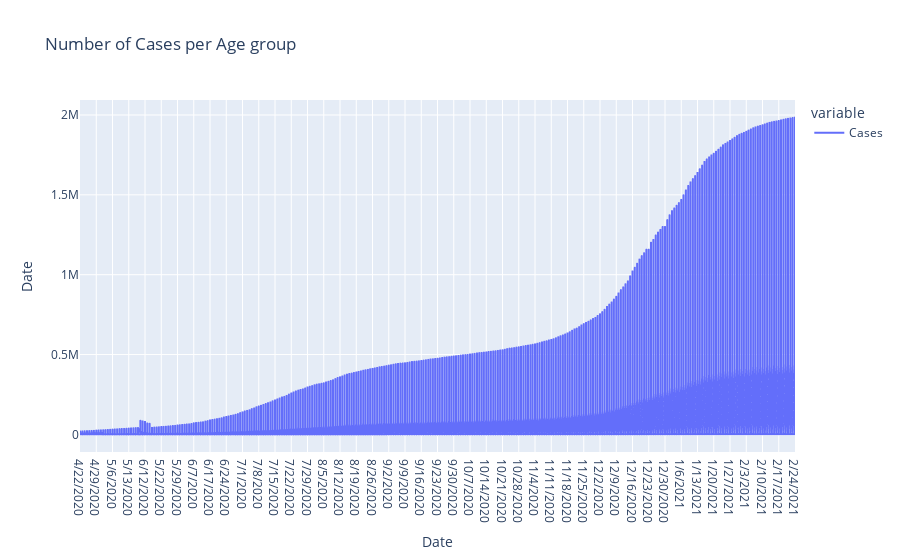

Source (notebook cell):
### Code cell
fig = px.line(age_test.set_index('Date'), 
             labels={'index':'Cases','value': 'Date'},
             title='Number of Cases per Age group')
fig.show()

### Figure 1 — Plotly figure (JSON) as saved in the notebook; plotly's stock layout.template omitted (floating-point values rounded to 4 significant figures; data arrays with more than 128 entries replaced by an {"elided": "..."} marker saying what was removed)
{"data": [{"hovertemplate": "variable=Cases<br>Date=%{y}<extra></extra>", "legendgroup": "Cases", "line": {"color": "#636efa", "dash": "solid"}, "mode": "lines", "name": "Cases", "showlegend": true, "type": "scattergl", "x": {"elided": "3070 str values"}, "xaxis": "x", "y": {"elided": "3070 int values"}, "yaxis": "y"}], "layout": {"legend": {"title": {"text": "variable"}, "tracegroupgap": 0}, "title": {"text": "Number of Cases per Age group"}, "xaxis": {"anchor": "y", "domain": [0, 1], "title": {"text": "Date"}}, "yaxis": {"anchor": "x", "domain": [0, 1], "title": {"text": "Date"}}}}
